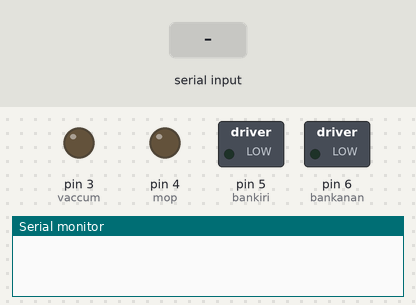
The sketch below on a simulated Arduino Uno, built with avr-gcc and run on an emulated ATmega328P. Parts: switched loads named in the sketch (green lamp = pin HIGH), output pins drawn as LEDs (lit = HIGH), the last lines printed to the serial monitor. The test bench sets the inputs (shaded band).

Above: at 1.2 s.
1.3 s: "0" received over Serial
At 2.5 s:
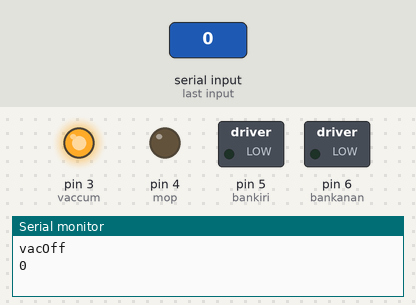
2.8 s: "2" received over Serial
At 3.7 s:
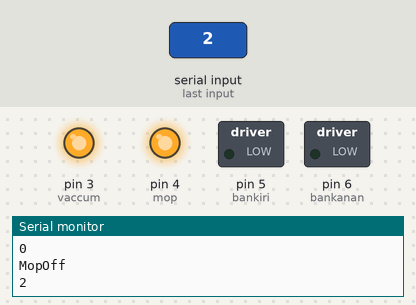
4.3 s: "1" received over Serial
At 4.9 s:
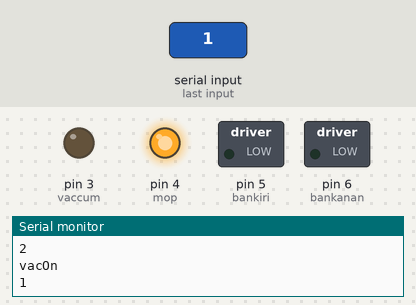
5.8 s: "5" received over Serial
At 7.0 s:
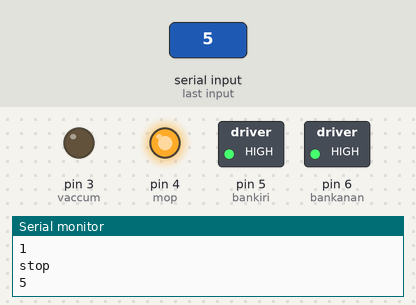
7.3 s: "3" received over Serial
At 8.4 s:
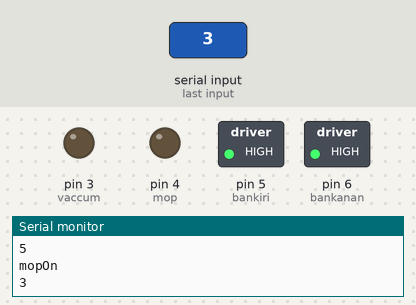
8.8 s: "6" received over Serial
At 9.5 s:
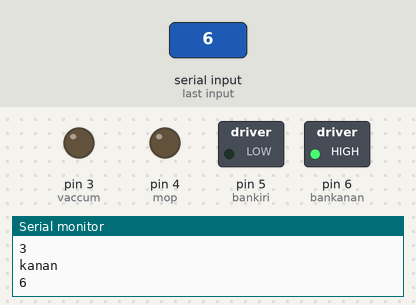
Timing chart, 0 to 11.3 s (numbered marks = the images above; inputs shaded):
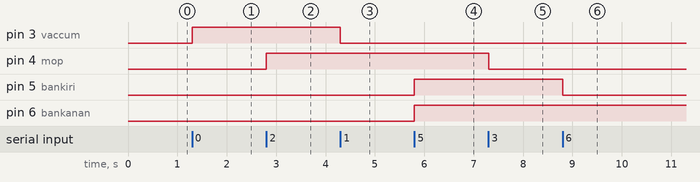

Measured:
- after the input at 1.3 s, pin 3 (vaccum): LOW → HIGH at once
- after the input at 2.8 s, pin 4 (mop): LOW → HIGH at once
- after the input at 4.3 s, pin 3 (vaccum): HIGH → LOW at once
- after the input at 5.8 s, pin 5 (bankiri), pin 6 (bankanan): LOW → HIGH at once
- after the input at 7.3 s, pin 4 (mop): HIGH → LOW at once
- after the input at 8.8 s, pin 5 (bankiri): HIGH → LOW at once

The sketch:

HC05_VacuumRobot.ino
```cpp
/*--------Bluetooth Controlled Vacuum Robot ---------*/
/*---------Source Code by Habib.m @Hab_mz------------*/
/*------Modified & Adapted by Habib.m @Hab_mz--------*/
/*----------------------V1.1-------------------------*/
const int vaccum=3;
const int mop=4;
const int bankiri=5;
const int bankanan=6;
void setup() {
  // put your setup code here, to run once:
  Serial.begin(9600);
  pinMode(vaccum,OUTPUT);
  pinMode(mop,OUTPUT);
  pinMode(bankiri,OUTPUT);
  pinMode(bankanan,OUTPUT);
}

void loop() {
  // put your main code here, to run repeatedly:
  if(Serial.available()>0){
    char data = Serial.read();
    switch(data){
      //vacuum cleaner
      case '0':
        Serial.println("vacOff");
        digitalWrite(vaccum,HIGH);//mati
        break;
      case '1':
        Serial.println("vacOn");
        digitalWrite(vaccum,LOW);//hidup
        break;
      //mop
      case '2':
        Serial.println("MopOff");
        digitalWrite(mop,HIGH);//mati
        break;
      case '3':
        Serial.println("mopOn");
        digitalWrite(mop,LOW);//hidup
        break;
      //MAJU
      case '4':
        Serial.println("maju");
        digitalWrite(bankiri,LOW);//hidup
        digitalWrite(bankanan,LOW);//hidup
        break;
      //stop
      case '5':
        Serial.println("stop");
        digitalWrite(bankiri,HIGH);//mati
        digitalWrite(bankanan,HIGH);//mati
        break;
      //Belok kanan
      case '6':
        Serial.println("kanan");
        digitalWrite(bankanan,HIGH);//mati
        digitalWrite(bankiri,LOW);//hidup
        break;
     //Belok kiri
      case '7':
        Serial.println("kiri");
        digitalWrite(bankanan,LOW);//hidup
        digitalWrite(bankiri,HIGH);//mati
        break;
     //EMERGENCY STOP
      case '8':
        Serial.println("emergency");
        digitalWrite(bankanan,HIGH);//mati
        digitalWrite(bankiri,HIGH);//mati
        digitalWrite(vaccum,HIGH);//mati
        digitalWrite(mop,HIGH);//mati
        break;
        default:
        break;
      }
    Serial.println(data);
  }
}
/*-----------------------@Hab_mz-------------------*/
```
